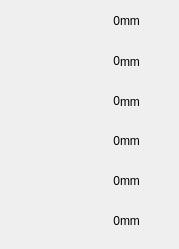
     <widget class="QWidget" name="scrollAreaWidgetContents_3">
      <property name="geometry">
       <rect>
        <x>0</x>
        <y>0</y>
        <width>179</width>
        <height>249</height>
       </rect>
      </property>
      <widget class="QLabel" name="label_61">
       <property name="geometry">
        <rect>
         <x>60</x>
         <y>200</y>
         <width>60</width>
         <height>41</height>
        </rect>
       </property>
       <property name="text">
        <string>0</string>
       </property>
       <property name="alignment">
        <set>Qt::AlignRight|Qt::AlignTrailing|Qt::AlignVCenter</set>
       </property>
      </widget>
      <widget class="QLabel" name="label_56">
       <property name="geometry">
        <rect>
         <x>1</x>
         <y>165</y>
         <width>40</width>
         <height>40</height>
        </rect>
       </property>
       <property name="styleSheet">
        <string notr="true">border-image: url(:/images/parameters/sorting_screen_down.png);</string>
       </property>
       <property name="text">
        <string/>
       </property>
      </widget>
      <widget class="QLabel" name="label_18">
       <property name="geometry">
        <rect>
         <x>1</x>
         <y>82</y>
         <width>40</width>
         <height>40</height>
        </rect>
       </property>
       <property name="styleSheet">
        <string notr="true">border-image: url(:/images/parameters/ConcaveClearance.png);</string>
       </property>
       <property name="text">
        <string/>
       </property>
      </widget>
      <widget class="QLabel" name="label_60">
       <property name="geometry">
        <rect>
         <x>60</x>
         <y>160</y>
         <width>60</width>
         <height>41</height>
        </rect>
       </property>
       <property name="text">
        <string>0</string>
       </property>
       <property name="alignment">
        <set>Qt::AlignRight|Qt::AlignTrailing|Qt::AlignVCenter</set>
       </property>
      </widget>
      <widget class="QLabel" name="label_40">
       <property name="geometry">
        <rect>
         <x>60</x>
         <y>46</y>
         <width>60</width>
         <height>30</height>
        </rect>
       </property>
       <property name="text">
        <string>0</string>
       </property>
       <property name="alignment">
        <set>Qt::AlignRight|Qt::AlignTrailing|Qt::AlignVCenter</set>
       </property>
      </widget>
      <widget class="QLabel" name="label_17">
       <property name="geometry">
        <rect>
         <x>1</x>
         <y>125</y>
         <width>40</width>
         <height>40</height>
        </rect>
       </property>
       <property name="styleSheet">
        <string notr="true">border-image: url(:/images/parameters/sorting_screen_up.png);</string>
       </property>
       <property name="text">
        <string/>
       </property>
      </widget>
      <widget class="QLabel" name="label_58">
       <property name="geometry">
        <rect>
         <x>60</x>
         <y>120</y>
         <width>60</width>
         <height>41</height>
        </rect>
       </property>
       <property name="text">
        <string>0</string>
       </property>
       <property name="alignment">
        <set>Qt::AlignRight|Qt::AlignTrailing|Qt::AlignVCenter</set>
       </property>
      </widget>
      <widget class="QLabel" name="label_24">
       <property name="geometry">
        <rect>
         <x>1</x>
         <y>0</y>
         <width>40</width>
         <height>40</height>
        </rect>
       </property>
       <property name="styleSheet">
        <string notr="true">border-image: url(:/images/con_recong/cut_height.png);</string>
       </property>
       <property name="text">
        <string/>
       </property>
      </widget>
      <widget class="QLabel" name="label_38">
       <property name="geometry">
        <rect>
         <x>5</x>
         <y>48</y>
         <width>30</width>
         <height>30</height>
        </rect>
       </property>
       <property name="styleSheet">
        <string notr="true">border-image: url(:/images/parameters/GrainHeight.png);</string>
       </property>
       <property name="text">
        <string/>
       </property>
      </widget>
      <widget class="QLabel" name="l_concavecl">
       <property name="geometry">
        <rect>
         <x>60</x>
         <y>84</y>
         <width>60</width>
         <height>33</height>
        </rect>
       </property>
       <property name="text">
        <string>0</string>
       </property>
       <property name="alignment">
        <set>Qt::AlignRight|Qt::AlignTrailing|Qt::AlignVCenter</set>
       </property>
      </widget>
      <widget class="QLabel" name="label_57">
       <property name="geometry">
        <rect>
         <x>1</x>
         <y>205</y>
         <width>40</width>
         <height>40</height>
        </rect>
       </property>
       <property name="styleSheet">
        <string notr="true">border-image: url(:/images/parameters/sorting_screen_tail.png);</string>
       </property>
       <property name="text">
        <string/>
       </property>
      </widget>
      <widget class="QLabel" name="label_30">
       <property name="geometry">
        <rect>
         <x>60</x>
         <y>10</y>
         <width>60</width>
         <height>21</height>
        </rect>
       </property>
       <property name="text">
        <string>0</string>
       </property>
       <property name="alignment">
        <set>Qt::AlignRight|Qt::AlignTrailing|Qt::AlignVCenter</set>
       </property>
      </widget>
      <widget class="QLabel" name="label_73">
       <property name="geometry">
        <rect>
         <x>120</x>
         <y>5</y>
         <width>45</width>
         <height>31</height>
        </rect>
       </property>
       <property name="text">
        <string>mm</string>
       </property>
      </widget>
      <widget class="QLabel" name="label_74">
       <property name="geometry">
        <rect>
         <x>120</x>
         <y>46</y>
         <width>45</width>
         <height>31</height>
        </rect>
       </property>
       <property name="text">
        <string>mm</string>
       </property>
      </widget>
      <widget class="QLabel" name="label_77">
       <property name="geometry">
        <rect>
         <x>120</x>
         <y>86</y>
         <width>45</width>
         <height>31</height>
        </rect>
       </property>
       <property name="text">
        <string>mm</string>
       </property>
      </widget>
      <widget class="QLabel" name="label_78">
       <property name="geometry">
        <rect>
         <x>120</x>
         <y>125</y>
         <width>45</width>
         <height>31</height>
        </rect>
       </property>
       <property name="text">
        <string>mm</string>
       </property>
      </widget>
      <widget class="QLabel" name="label_79">
       <property name="geometry">
        <rect>
         <x>120</x>
         <y>165</y>
         <width>45</width>
         <height>31</height>
        </rect>
       </property>
       <property name="text">
        <string>mm</string>
       </property>
      </widget>
      <widget class="QLabel" name="label_80">
       <property name="geometry">
        <rect>
         <x>120</x>
         <y>205</y>
         <width>45</width>
         <height>31</height>
        </rect>
       </property>
       <property name="text">
        <string>mm</string>
       </property>
      </widget>
     </widget>
